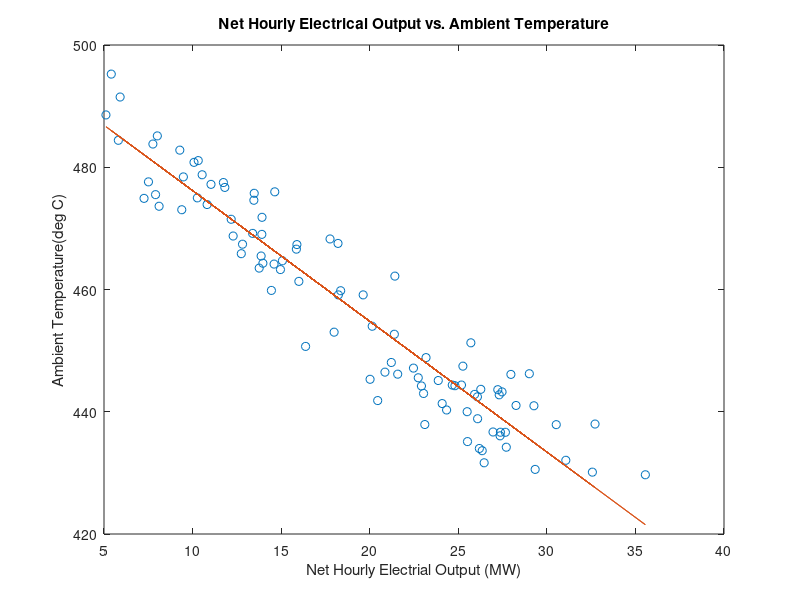

Reproduce this figure in MATLAB.
%%%%%%%%%%%%%%%%%%%%%%%%%%%%%%%%%%%%%%%%%%%%%%%%%%%%%%%%%%%%%%%%%%%%%
% ENGR 132 
% Program Description 
%Using the given data find a linear model using the least square method through the polyfit function and then find the SSE,SST and R^2 value of the model.
%
% Assigment Information
%   Assignment:     PS 04, Problem 2
%   Author:         Ranjan Behl, rbehl@purdue.edu
%   Team ID:        008-14
%  	Contributor:    Name, login@purdue [repeat for each]
%   My contributor(s) helped me:	
%     [ ] understand the assignment expectations without
%         telling me how they will approach it.
%     [ ] understand different ways to think about a solution
%         without helping me plan my solution.
%     [ ] think through the meaning of a specific error or
%         bug present in my code without looking at my code.
%%%%%%%%%%%%%%%%%%%%%%%%%%%%%%%%%%%%%%%%%%%%%%%%%%%%%%%%%%%%%%%%%%%%%

%% ____________________
%% INITIALIZATION
data = csvread('Data_power_measurements.csv',1,0); % loading the data from excel
Ambtemp = data(:,1); % A vector has holds the Ambient temperature values
Electricaloutput = data(:,2); % a vector that holds the Net Hourly Electrial Output (MW) values

%% ____________________
%% CALCULATIONS
%Part A
Linearreg = polyfit(Ambtemp,Electricaloutput,1); % peforming linear regression on the data using the polyfit function
%Part B
EOupdated = Linearreg(1)* Ambtemp + Linearreg(2); % computing the predicted values(electrical ouput) of the linear model
%Part C
SSE = sum((Electricaloutput - EOupdated).^2); % caculating the SSE
SST = sum((Electricaloutput - mean(Electricaloutput)).^2);% caculating the SST
rsqaured = (1-(SSE/SST));% caculating the r^2 value 
%% ____________________
%% FORMATTED TEXT & FIGURE DISPLAYS
%Part D
fprintf("\n The equation of the linear model is Electricaloutput = %f * AmbTemp + %f",Linearreg(1),Linearreg(2)); % printing the linear model equation
fprintf("\n The SSE is %f",SSE); % printing the SSE value
fprintf("\n The SST is %f",SST); % printing the SST  value
fprintf("\n The r^2 value is %f",rsqaured); % printing the r^2 value
%Part E
plot(Ambtemp,Electricaloutput,'o');% ploting the given data
hold on
plot(Ambtemp,EOupdated); % ploting the linear model over the given data
ylabel("Ambient Temperature(deg C)"); %labeling the y axis
xlabel("Net Hourly Electrial Output (MW)"); % labeling the x-axis
title("Net Hourly Electrical Output vs. Ambient Temperature"); % labeling the title
%% ____________________
%% ANALYSIS

%% -- Q1
%  Based on my observations there is no difference between the excel and
%  matlab least square model in terms of percison, however the matlab
%  version is much easier to implement than the excel version.


%% ____________________
%% ACADEMIC INTEGRITY STATEMENT
% I have not used source code obtained from any other unauthorized
% source, either modified or unmodified.  Neither have I provided
% access to my code to another. The script I am submitting
% is my own original work.